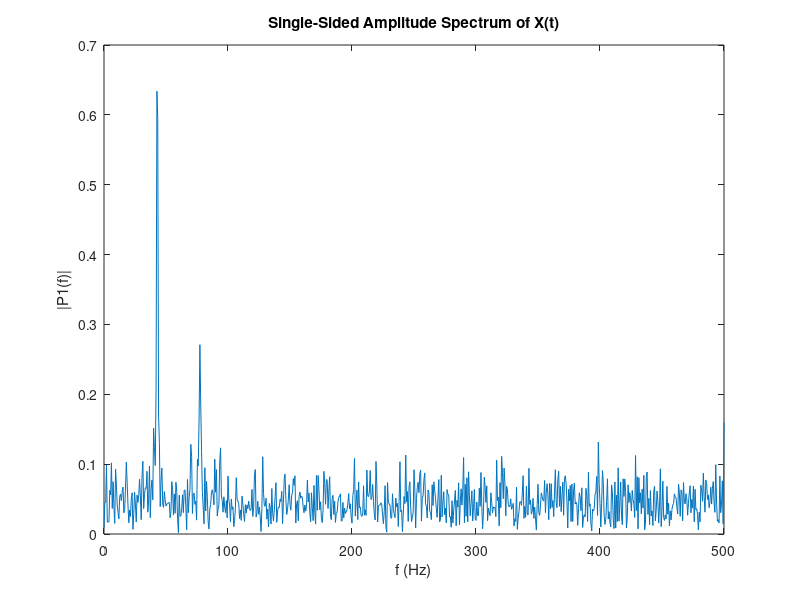

MATLAB code to generate this figure:
Fs = 1000;            % Sampling frequency                    
T = 1/Fs;             % Sampling period       
L = 1500;             % Length of signal
t = (0:L-1)*T;        % Time vector

% TODO: Form a signal containing a 77 Hz sinusoid of amplitude 0.7 and a 43Hz sinusoid of amplitude 2.
S1 = 0.7*sin(2*pi*77*t);
S2 = 2*sin(2*pi*43*t);
S = S1 + S2;

% Corrupt the signal with noise 
X = S + 2*randn(size(t));

% Plot the noisy signal in the time domain. It is difficult to identify the frequency components by looking at the signal X(t). 
plot(1000*t(1:50) ,X(1:50))
title('Signal Corrupted with Zero-Mean Random Noise')
xlabel('t (milliseconds)')
ylabel('X(t)')

% TODO : Compute the Fourier transform of the signal. 
s_fft = fft(X);

% TODO : Compute the two-sided spectrum P2. Then compute the single-sided spectrum P1 based on P2 and the even-valued signal length L.
s_fft = abs(s_fft/L);
P1 = s_fft(1:L/2+1);

% Plotting
f = Fs*(0:(L/2))/L;
plot(f,P1) 
title('Single-Sided Amplitude Spectrum of X(t)')
xlabel('f (Hz)')
ylabel('|P1(f)|')